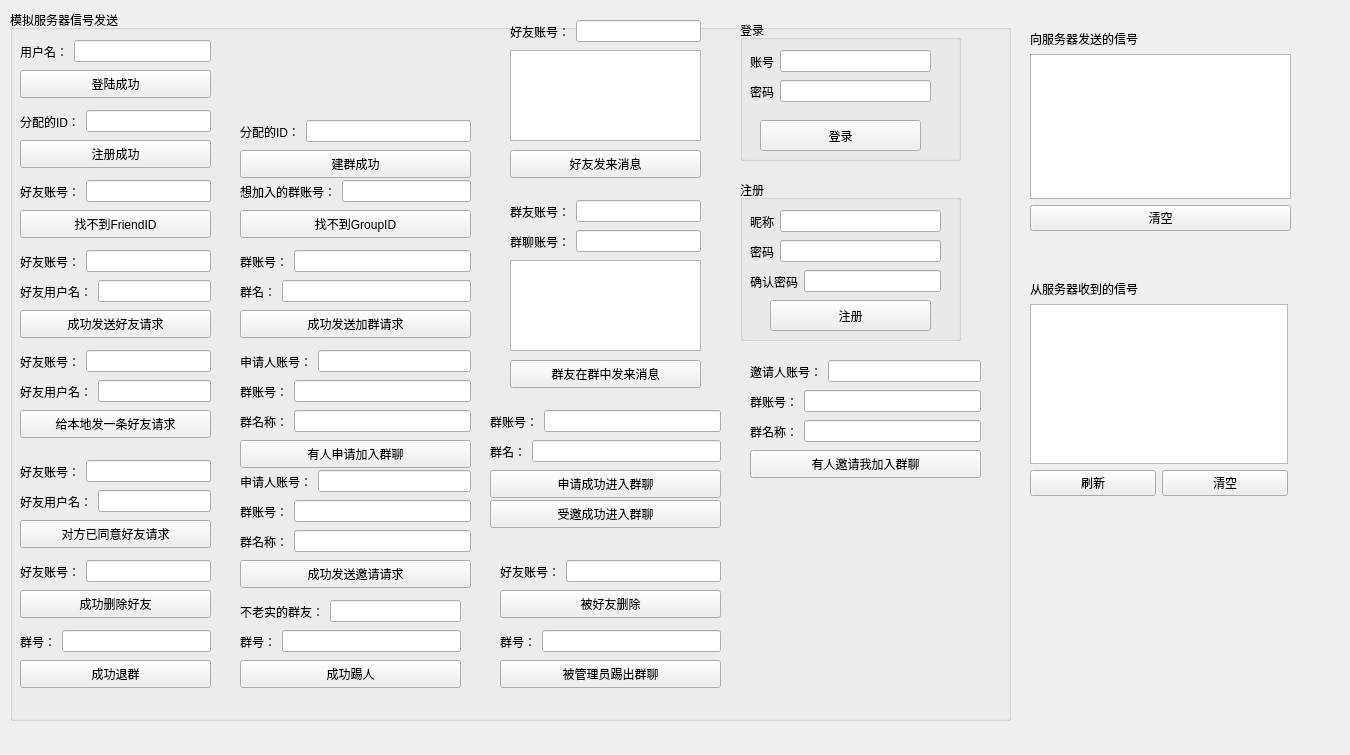
<?xml version="1.0" encoding="UTF-8"?>
<ui version="4.0">
 <class>TestBox</class>
 <widget class="QWidget" name="TestBox">
  <property name="geometry">
   <rect>
    <x>0</x>
    <y>0</y>
    <width>1350</width>
    <height>755</height>
   </rect>
  </property>
  <property name="windowTitle">
   <string>Form</string>
  </property>
  <widget class="QWidget" name="layoutWidget_7">
   <property name="geometry">
    <rect>
     <x>1030</x>
     <y>280</y>
     <width>258</width>
     <height>216</height>
    </rect>
   </property>
   <layout class="QVBoxLayout" name="verticalLayout_2">
    <item>
     <widget class="QLabel" name="label_9">
      <property name="text">
       <string>从服务器收到的信号</string>
      </property>
     </widget>
    </item>
    <item>
     <widget class="QTextEdit" name="signalReceiver"/>
    </item>
    <item>
     <layout class="QHBoxLayout" name="horizontalLayout_8">
      <item>
       <widget class="QPushButton" name="signalReceiverFlasher">
        <property name="text">
         <string>刷新</string>
        </property>
       </widget>
      </item>
      <item>
       <widget class="QPushButton" name="signalReceiverClear">
        <property name="text">
         <string>清空</string>
        </property>
       </widget>
      </item>
     </layout>
    </item>
   </layout>
  </widget>
  <widget class="QWidget" name="layoutWidget">
   <property name="geometry">
    <rect>
     <x>1030</x>
     <y>30</y>
     <width>261</width>
     <height>201</height>
    </rect>
   </property>
   <layout class="QVBoxLayout" name="verticalLayout">
    <item>
     <widget class="QLabel" name="label_8">
      <property name="text">
       <string>向服务器发送的信号</string>
      </property>
     </widget>
    </item>
    <item>
     <widget class="QTextEdit" name="signalSender"/>
    </item>
    <item>
     <widget class="QPushButton" name="signalSenderClear">
      <property name="text">
       <string>清空</string>
      </property>
     </widget>
    </item>
   </layout>
  </widget>
  <widget class="QGroupBox" name="groupBox_3">
   <property name="geometry">
    <rect>
     <x>10</x>
     <y>10</y>
     <width>1001</width>
     <height>711</height>
    </rect>
   </property>
   <property name="title">
    <string>模拟服务器信号发送</string>
   </property>
   <widget class="QPushButton" name="loginSuccessfully">
    <property name="geometry">
     <rect>
      <x>10</x>
      <y>60</y>
      <width>191</width>
      <height>28</height>
     </rect>
    </property>
    <property name="text">
     <string>登陆成功</string>
    </property>
   </widget>
   <widget class="QPushButton" name="noSuchFriendID">
    <property name="geometry">
     <rect>
      <x>10</x>
      <y>200</y>
      <width>191</width>
      <height>28</height>
     </rect>
    </property>
    <property name="text">
     <string>找不到FriendID</string>
    </property>
   </widget>
   <widget class="QPushButton" name="logonSuccessfully">
    <property name="geometry">
     <rect>
      <x>10</x>
      <y>130</y>
      <width>191</width>
      <height>28</height>
     </rect>
    </property>
    <property name="text">
     <string>注册成功</string>
    </property>
   </widget>
   <widget class="QPushButton" name="vertifyFriendSuccess">
    <property name="geometry">
     <rect>
      <x>10</x>
      <y>510</y>
      <width>191</width>
      <height>28</height>
     </rect>
    </property>
    <property name="text">
     <string>对方已同意好友请求</string>
    </property>
   </widget>
   <widget class="QPushButton" name="askFriend">
    <property name="geometry">
     <rect>
      <x>10</x>
      <y>400</y>
      <width>191</width>
      <height>28</height>
     </rect>
    </property>
    <property name="text">
     <string>给本地发一条好友请求</string>
    </property>
   </widget>
   <widget class="QPushButton" name="deleteFriendSuccessfully">
    <property name="geometry">
     <rect>
      <x>10</x>
      <y>580</y>
      <width>191</width>
      <height>28</height>
     </rect>
    </property>
    <property name="text">
     <string>成功删除好友</string>
    </property>
   </widget>
   <widget class="QPushButton" name="quitGroupSuccessfully">
    <property name="geometry">
     <rect>
      <x>10</x>
      <y>650</y>
      <width>191</width>
      <height>28</height>
     </rect>
    </property>
    <property name="text">
     <string>成功退群</string>
    </property>
   </widget>
   <widget class="QWidget" name="layoutWidget_2">
    <property name="geometry">
     <rect>
      <x>10</x>
      <y>550</y>
      <width>191</width>
      <height>23</height>
     </rect>
    </property>
    <layout class="QHBoxLayout" name="horizontalLayout_4">
     <item>
      <widget class="QLabel" name="label_4">
       <property name="text">
        <string>好友账号：</string>
       </property>
      </widget>
     </item>
     <item>
      <widget class="QLineEdit" name="deleteFriendID"/>
     </item>
    </layout>
   </widget>
   <widget class="QWidget" name="layoutWidget_3">
    <property name="geometry">
     <rect>
      <x>10</x>
      <y>340</y>
      <width>191</width>
      <height>23</height>
     </rect>
    </property>
    <layout class="QHBoxLayout" name="horizontalLayout_9">
     <item>
      <widget class="QLabel" name="label_10">
       <property name="text">
        <string>好友账号：</string>
       </property>
      </widget>
     </item>
     <item>
      <widget class="QLineEdit" name="askFriendID"/>
     </item>
    </layout>
   </widget>
   <widget class="QWidget" name="layoutWidget_8">
    <property name="geometry">
     <rect>
      <x>10</x>
      <y>370</y>
      <width>191</width>
      <height>23</height>
     </rect>
    </property>
    <layout class="QHBoxLayout" name="horizontalLayout_10">
     <item>
      <widget class="QLabel" name="label_11">
       <property name="text">
        <string>好友用户名：</string>
       </property>
      </widget>
     </item>
     <item>
      <widget class="QLineEdit" name="askFriendName"/>
     </item>
    </layout>
   </widget>
   <widget class="QWidget" name="layoutWidget_9">
    <property name="geometry">
     <rect>
      <x>10</x>
      <y>30</y>
      <width>191</width>
      <height>23</height>
     </rect>
    </property>
    <layout class="QHBoxLayout" name="horizontalLayout_11">
     <item>
      <widget class="QLabel" name="label_12">
       <property name="text">
        <string>用户名：</string>
       </property>
      </widget>
     </item>
     <item>
      <widget class="QLineEdit" name="loginUserName"/>
     </item>
    </layout>
   </widget>
   <widget class="QWidget" name="layoutWidget_10">
    <property name="geometry">
     <rect>
      <x>10</x>
      <y>100</y>
      <width>191</width>
      <height>23</height>
     </rect>
    </property>
    <layout class="QHBoxLayout" name="horizontalLayout_12">
     <item>
      <widget class="QLabel" name="label_13">
       <property name="text">
        <string>分配的ID：</string>
       </property>
      </widget>
     </item>
     <item>
      <widget class="QLineEdit" name="logonUserID">
       <property name="enabled">
        <bool>true</bool>
       </property>
      </widget>
     </item>
    </layout>
   </widget>
   <widget class="QPushButton" name="beFriendSuccessfully">
    <property name="geometry">
     <rect>
      <x>10</x>
      <y>300</y>
      <width>191</width>
      <height>28</height>
     </rect>
    </property>
    <property name="text">
     <string>成功发送好友请求</string>
    </property>
   </widget>
   <widget class="QWidget" name="layoutWidget_11">
    <property name="geometry">
     <rect>
      <x>10</x>
      <y>240</y>
      <width>191</width>
      <height>23</height>
     </rect>
    </property>
    <layout class="QHBoxLayout" name="horizontalLayout_13">
     <item>
      <widget class="QLabel" name="label_14">
       <property name="text">
        <string>好友账号：</string>
       </property>
      </widget>
     </item>
     <item>
      <widget class="QLineEdit" name="beFriendID"/>
     </item>
    </layout>
   </widget>
   <widget class="QWidget" name="layoutWidget_12">
    <property name="geometry">
     <rect>
      <x>10</x>
      <y>270</y>
      <width>191</width>
      <height>23</height>
     </rect>
    </property>
    <layout class="QHBoxLayout" name="horizontalLayout_14">
     <item>
      <widget class="QLabel" name="label_15">
       <property name="text">
        <string>好友用户名：</string>
       </property>
      </widget>
     </item>
     <item>
      <widget class="QLineEdit" name="beFriendName"/>
     </item>
    </layout>
   </widget>
   <widget class="QWidget" name="layoutWidget_13">
    <property name="geometry">
     <rect>
      <x>10</x>
      <y>480</y>
      <width>191</width>
      <height>23</height>
     </rect>
    </property>
    <layout class="QHBoxLayout" name="horizontalLayout_15">
     <item>
      <widget class="QLabel" name="label_16">
       <property name="text">
        <string>好友用户名：</string>
       </property>
      </widget>
     </item>
     <item>
      <widget class="QLineEdit" name="vertifyFriendName"/>
     </item>
    </layout>
   </widget>
   <widget class="QWidget" name="layoutWidget_14">
    <property name="geometry">
     <rect>
      <x>10</x>
      <y>450</y>
      <width>191</width>
      <height>23</height>
     </rect>
    </property>
    <layout class="QHBoxLayout" name="horizontalLayout_16">
     <item>
      <widget class="QLabel" name="label_17">
       <property name="text">
        <string>好友账号：</string>
       </property>
      </widget>
     </item>
     <item>
      <widget class="QLineEdit" name="vertifyFriendID"/>
     </item>
    </layout>
   </widget>
   <widget class="QWidget" name="layoutWidget_15">
    <property name="geometry">
     <rect>
      <x>10</x>
      <y>170</y>
      <width>191</width>
      <height>23</height>
     </rect>
    </property>
    <layout class="QHBoxLayout" name="horizontalLayout_17">
     <item>
      <widget class="QLabel" name="label_18">
       <property name="text">
        <string>好友账号：</string>
       </property>
      </widget>
     </item>
     <item>
      <widget class="QLineEdit" name="noFriendID"/>
     </item>
    </layout>
   </widget>
   <widget class="QPushButton" name="receiveFriendText">
    <property name="geometry">
     <rect>
      <x>500</x>
      <y>140</y>
      <width>191</width>
      <height>28</height>
     </rect>
    </property>
    <property name="text">
     <string>好友发来消息</string>
    </property>
   </widget>
   <widget class="QWidget" name="layoutWidget_16">
    <property name="geometry">
     <rect>
      <x>500</x>
      <y>10</y>
      <width>191</width>
      <height>23</height>
     </rect>
    </property>
    <layout class="QHBoxLayout" name="horizontalLayout_18">
     <item>
      <widget class="QLabel" name="label_19">
       <property name="text">
        <string>好友账号：</string>
       </property>
      </widget>
     </item>
     <item>
      <widget class="QLineEdit" name="receiveTextFriendID"/>
     </item>
    </layout>
   </widget>
   <widget class="QTextEdit" name="Text">
    <property name="geometry">
     <rect>
      <x>500</x>
      <y>40</y>
      <width>191</width>
      <height>91</height>
     </rect>
    </property>
   </widget>
   <widget class="QWidget" name="layoutWidget_17">
    <property name="geometry">
     <rect>
      <x>500</x>
      <y>190</y>
      <width>191</width>
      <height>23</height>
     </rect>
    </property>
    <layout class="QHBoxLayout" name="horizontalLayout_19">
     <item>
      <widget class="QLabel" name="label_20">
       <property name="text">
        <string>群友账号：</string>
       </property>
      </widget>
     </item>
     <item>
      <widget class="QLineEdit" name="receiveTextGroupMemberID"/>
     </item>
    </layout>
   </widget>
   <widget class="QTextEdit" name="GroupText">
    <property name="geometry">
     <rect>
      <x>500</x>
      <y>250</y>
      <width>191</width>
      <height>91</height>
     </rect>
    </property>
   </widget>
   <widget class="QWidget" name="layoutWidget_18">
    <property name="geometry">
     <rect>
      <x>500</x>
      <y>220</y>
      <width>191</width>
      <height>23</height>
     </rect>
    </property>
    <layout class="QHBoxLayout" name="horizontalLayout_20">
     <item>
      <widget class="QLabel" name="label_21">
       <property name="text">
        <string>群聊账号：</string>
       </property>
      </widget>
     </item>
     <item>
      <widget class="QLineEdit" name="receiveTextGroupID"/>
     </item>
    </layout>
   </widget>
   <widget class="QPushButton" name="receiveGroupText">
    <property name="geometry">
     <rect>
      <x>500</x>
      <y>350</y>
      <width>191</width>
      <height>28</height>
     </rect>
    </property>
    <property name="text">
     <string>群友在群中发来消息</string>
    </property>
   </widget>
   <widget class="QWidget" name="layoutWidget">
    <property name="geometry">
     <rect>
      <x>10</x>
      <y>620</y>
      <width>191</width>
      <height>23</height>
     </rect>
    </property>
    <layout class="QHBoxLayout" name="horizontalLayout_3">
     <item>
      <widget class="QLabel" name="label_3">
       <property name="text">
        <string>群号：</string>
       </property>
      </widget>
     </item>
     <item>
      <widget class="QLineEdit" name="quitGroupID"/>
     </item>
    </layout>
   </widget>
   <widget class="QWidget" name="layoutWidget_19">
    <property name="geometry">
     <rect>
      <x>230</x>
      <y>110</y>
      <width>231</width>
      <height>23</height>
     </rect>
    </property>
    <layout class="QHBoxLayout" name="horizontalLayout_21">
     <item>
      <widget class="QLabel" name="label_22">
       <property name="text">
        <string>分配的ID：</string>
       </property>
      </widget>
     </item>
     <item>
      <widget class="QLineEdit" name="createGroupID">
       <property name="enabled">
        <bool>true</bool>
       </property>
      </widget>
     </item>
    </layout>
   </widget>
   <widget class="QPushButton" name="createGroupSuccessfully">
    <property name="geometry">
     <rect>
      <x>230</x>
      <y>140</y>
      <width>231</width>
      <height>28</height>
     </rect>
    </property>
    <property name="text">
     <string>建群成功</string>
    </property>
   </widget>
   <widget class="QPushButton" name="noSuchGroupID">
    <property name="geometry">
     <rect>
      <x>230</x>
      <y>200</y>
      <width>231</width>
      <height>28</height>
     </rect>
    </property>
    <property name="text">
     <string>找不到GroupID</string>
    </property>
   </widget>
   <widget class="QWidget" name="layoutWidget_20">
    <property name="geometry">
     <rect>
      <x>230</x>
      <y>170</y>
      <width>231</width>
      <height>23</height>
     </rect>
    </property>
    <layout class="QHBoxLayout" name="horizontalLayout_22">
     <item>
      <widget class="QLabel" name="label_23">
       <property name="text">
        <string>想加入的群账号：</string>
       </property>
      </widget>
     </item>
     <item>
      <widget class="QLineEdit" name="noGroupID"/>
     </item>
    </layout>
   </widget>
   <widget class="QPushButton" name="joinGroupSuccessfully">
    <property name="geometry">
     <rect>
      <x>230</x>
      <y>300</y>
      <width>231</width>
      <height>28</height>
     </rect>
    </property>
    <property name="text">
     <string>成功发送加群请求</string>
    </property>
   </widget>
   <widget class="QWidget" name="layoutWidget_21">
    <property name="geometry">
     <rect>
      <x>230</x>
      <y>240</y>
      <width>231</width>
      <height>23</height>
     </rect>
    </property>
    <layout class="QHBoxLayout" name="horizontalLayout_23">
     <item>
      <widget class="QLabel" name="label_24">
       <property name="text">
        <string>群账号：</string>
       </property>
      </widget>
     </item>
     <item>
      <widget class="QLineEdit" name="joinGroupID"/>
     </item>
    </layout>
   </widget>
   <widget class="QWidget" name="layoutWidget_22">
    <property name="geometry">
     <rect>
      <x>230</x>
      <y>270</y>
      <width>231</width>
      <height>23</height>
     </rect>
    </property>
    <layout class="QHBoxLayout" name="horizontalLayout_24">
     <item>
      <widget class="QLabel" name="label_25">
       <property name="text">
        <string>群名：</string>
       </property>
      </widget>
     </item>
     <item>
      <widget class="QLineEdit" name="joinGroupName"/>
     </item>
    </layout>
   </widget>
   <widget class="QWidget" name="layoutWidget_23">
    <property name="geometry">
     <rect>
      <x>230</x>
      <y>370</y>
      <width>231</width>
      <height>23</height>
     </rect>
    </property>
    <layout class="QHBoxLayout" name="horizontalLayout_25">
     <item>
      <widget class="QLabel" name="label_26">
       <property name="text">
        <string>群账号：</string>
       </property>
      </widget>
     </item>
     <item>
      <widget class="QLineEdit" name="askJoinGroupID"/>
     </item>
    </layout>
   </widget>
   <widget class="QPushButton" name="askJoinGroup">
    <property name="geometry">
     <rect>
      <x>230</x>
      <y>430</y>
      <width>231</width>
      <height>28</height>
     </rect>
    </property>
    <property name="text">
     <string>有人申请加入群聊</string>
    </property>
   </widget>
   <widget class="QWidget" name="layoutWidget_24">
    <property name="geometry">
     <rect>
      <x>230</x>
      <y>340</y>
      <width>231</width>
      <height>23</height>
     </rect>
    </property>
    <layout class="QHBoxLayout" name="horizontalLayout_26">
     <item>
      <widget class="QLabel" name="label_27">
       <property name="text">
        <string>申请人账号：</string>
       </property>
      </widget>
     </item>
     <item>
      <widget class="QLineEdit" name="askJoinGroupFriendID"/>
     </item>
    </layout>
   </widget>
   <widget class="QWidget" name="layoutWidget_25">
    <property name="geometry">
     <rect>
      <x>230</x>
      <y>400</y>
      <width>231</width>
      <height>23</height>
     </rect>
    </property>
    <layout class="QHBoxLayout" name="horizontalLayout_27">
     <item>
      <widget class="QLabel" name="label_28">
       <property name="text">
        <string>群名称：</string>
       </property>
      </widget>
     </item>
     <item>
      <widget class="QLineEdit" name="askJoinGroupName"/>
     </item>
    </layout>
   </widget>
   <widget class="QPushButton" name="loseFriend">
    <property name="geometry">
     <rect>
      <x>490</x>
      <y>580</y>
      <width>221</width>
      <height>28</height>
     </rect>
    </property>
    <property name="text">
     <string>被好友删除</string>
    </property>
   </widget>
   <widget class="QWidget" name="layoutWidget_26">
    <property name="geometry">
     <rect>
      <x>490</x>
      <y>550</y>
      <width>221</width>
      <height>23</height>
     </rect>
    </property>
    <layout class="QHBoxLayout" name="horizontalLayout_28">
     <item>
      <widget class="QLabel" name="label_29">
       <property name="text">
        <string>好友账号：</string>
       </property>
      </widget>
     </item>
     <item>
      <widget class="QLineEdit" name="loseFriendID"/>
     </item>
    </layout>
   </widget>
   <widget class="QWidget" name="layoutWidget_27">
    <property name="geometry">
     <rect>
      <x>490</x>
      <y>620</y>
      <width>221</width>
      <height>23</height>
     </rect>
    </property>
    <layout class="QHBoxLayout" name="horizontalLayout_29">
     <item>
      <widget class="QLabel" name="label_30">
       <property name="text">
        <string>群号：</string>
       </property>
      </widget>
     </item>
     <item>
      <widget class="QLineEdit" name="kickedFromGroupID"/>
     </item>
    </layout>
   </widget>
   <widget class="QPushButton" name="kickedFromGroup">
    <property name="geometry">
     <rect>
      <x>490</x>
      <y>650</y>
      <width>221</width>
      <height>28</height>
     </rect>
    </property>
    <property name="text">
     <string>被管理员踢出群聊</string>
    </property>
   </widget>
   <widget class="QWidget" name="layoutWidget_28">
    <property name="geometry">
     <rect>
      <x>230</x>
      <y>620</y>
      <width>221</width>
      <height>23</height>
     </rect>
    </property>
    <layout class="QHBoxLayout" name="horizontalLayout_30">
     <item>
      <widget class="QLabel" name="label_31">
       <property name="text">
        <string>群号：</string>
       </property>
      </widget>
     </item>
     <item>
      <widget class="QLineEdit" name="kickoutGroupID"/>
     </item>
    </layout>
   </widget>
   <widget class="QPushButton" name="kickoutGroupSuccessfully">
    <property name="geometry">
     <rect>
      <x>230</x>
      <y>650</y>
      <width>221</width>
      <height>28</height>
     </rect>
    </property>
    <property name="text">
     <string>成功踢人</string>
    </property>
   </widget>
   <widget class="QWidget" name="layoutWidget_29">
    <property name="geometry">
     <rect>
      <x>230</x>
      <y>590</y>
      <width>221</width>
      <height>23</height>
     </rect>
    </property>
    <layout class="QHBoxLayout" name="horizontalLayout_31">
     <item>
      <widget class="QLabel" name="label_32">
       <property name="text">
        <string>不老实的群友：</string>
       </property>
      </widget>
     </item>
     <item>
      <widget class="QLineEdit" name="kickoutGroupMemberID"/>
     </item>
    </layout>
   </widget>
   <widget class="QWidget" name="layoutWidget_30">
    <property name="geometry">
     <rect>
      <x>230</x>
      <y>520</y>
      <width>231</width>
      <height>23</height>
     </rect>
    </property>
    <layout class="QHBoxLayout" name="horizontalLayout_32">
     <item>
      <widget class="QLabel" name="label_33">
       <property name="text">
        <string>群名称：</string>
       </property>
      </widget>
     </item>
     <item>
      <widget class="QLineEdit" name="inviteGroupName"/>
     </item>
    </layout>
   </widget>
   <widget class="QWidget" name="layoutWidget_31">
    <property name="geometry">
     <rect>
      <x>230</x>
      <y>460</y>
      <width>231</width>
      <height>23</height>
     </rect>
    </property>
    <layout class="QHBoxLayout" name="horizontalLayout_33">
     <item>
      <widget class="QLabel" name="label_34">
       <property name="text">
        <string>申请人账号：</string>
       </property>
      </widget>
     </item>
     <item>
      <widget class="QLineEdit" name="inviteGroupFriendID"/>
     </item>
    </layout>
   </widget>
   <widget class="QPushButton" name="inviteGroupSuccessfully">
    <property name="geometry">
     <rect>
      <x>230</x>
      <y>550</y>
      <width>231</width>
      <height>28</height>
     </rect>
    </property>
    <property name="text">
     <string>成功发送邀请请求</string>
    </property>
   </widget>
   <widget class="QWidget" name="layoutWidget_32">
    <property name="geometry">
     <rect>
      <x>230</x>
      <y>490</y>
      <width>231</width>
      <height>23</height>
     </rect>
    </property>
    <layout class="QHBoxLayout" name="horizontalLayout_34">
     <item>
      <widget class="QLabel" name="label_35">
       <property name="text">
        <string>群账号：</string>
       </property>
      </widget>
     </item>
     <item>
      <widget class="QLineEdit" name="inviteGroupID"/>
     </item>
    </layout>
   </widget>
   <widget class="QPushButton" name="vertifyGroupSuccessfully">
    <property name="geometry">
     <rect>
      <x>480</x>
      <y>460</y>
      <width>231</width>
      <height>28</height>
     </rect>
    </property>
    <property name="text">
     <string>申请成功进入群聊</string>
    </property>
   </widget>
   <widget class="QWidget" name="layoutWidget_33">
    <property name="geometry">
     <rect>
      <x>480</x>
      <y>430</y>
      <width>231</width>
      <height>23</height>
     </rect>
    </property>
    <layout class="QHBoxLayout" name="horizontalLayout_35">
     <item>
      <widget class="QLabel" name="label_36">
       <property name="text">
        <string>群名：</string>
       </property>
      </widget>
     </item>
     <item>
      <widget class="QLineEdit" name="vertifyGroupName"/>
     </item>
    </layout>
   </widget>
   <widget class="QWidget" name="layoutWidget_34">
    <property name="geometry">
     <rect>
      <x>480</x>
      <y>400</y>
      <width>231</width>
      <height>23</height>
     </rect>
    </property>
    <layout class="QHBoxLayout" name="horizontalLayout_36">
     <item>
      <widget class="QLabel" name="label_37">
       <property name="text">
        <string>群账号：</string>
       </property>
      </widget>
     </item>
     <item>
      <widget class="QLineEdit" name="vertifyGroupID"/>
     </item>
    </layout>
   </widget>
   <widget class="QPushButton" name="acceptInvitetoGroup">
    <property name="geometry">
     <rect>
      <x>480</x>
      <y>490</y>
      <width>231</width>
      <height>28</height>
     </rect>
    </property>
    <property name="text">
     <string>受邀成功进入群聊</string>
    </property>
   </widget>
   <widget class="QGroupBox" name="groupBox">
    <property name="geometry">
     <rect>
      <x>730</x>
      <y>10</y>
      <width>221</width>
      <height>141</height>
     </rect>
    </property>
    <property name="title">
     <string>登录</string>
    </property>
    <widget class="QPushButton" name="login">
     <property name="geometry">
      <rect>
       <x>20</x>
       <y>100</y>
       <width>161</width>
       <height>31</height>
      </rect>
     </property>
     <property name="text">
      <string>登录</string>
     </property>
    </widget>
    <widget class="QWidget" name="layoutWidget">
     <property name="geometry">
      <rect>
       <x>10</x>
       <y>60</y>
       <width>181</width>
       <height>23</height>
      </rect>
     </property>
     <layout class="QHBoxLayout" name="horizontalLayout_2">
      <item>
       <widget class="QLabel" name="label_2">
        <property name="text">
         <string>密码</string>
        </property>
       </widget>
      </item>
      <item>
       <widget class="QLineEdit" name="login_password"/>
      </item>
     </layout>
    </widget>
    <widget class="QWidget" name="layoutWidget">
     <property name="geometry">
      <rect>
       <x>10</x>
       <y>30</y>
       <width>181</width>
       <height>23</height>
      </rect>
     </property>
     <layout class="QHBoxLayout" name="horizontalLayout">
      <item>
       <widget class="QLabel" name="label">
        <property name="text">
         <string>账号</string>
        </property>
       </widget>
      </item>
      <item>
       <widget class="QLineEdit" name="login_account"/>
      </item>
     </layout>
    </widget>
   </widget>
   <widget class="QGroupBox" name="groupBox_2">
    <property name="geometry">
     <rect>
      <x>730</x>
      <y>170</y>
      <width>221</width>
      <height>161</height>
     </rect>
    </property>
    <property name="title">
     <string>注册</string>
    </property>
    <widget class="QPushButton" name="logon">
     <property name="geometry">
      <rect>
       <x>30</x>
       <y>120</y>
       <width>161</width>
       <height>31</height>
      </rect>
     </property>
     <property name="text">
      <string>注册</string>
     </property>
    </widget>
    <widget class="QWidget" name="layoutWidget_4">
     <property name="geometry">
      <rect>
       <x>10</x>
       <y>60</y>
       <width>191</width>
       <height>23</height>
      </rect>
     </property>
     <layout class="QHBoxLayout" name="horizontalLayout_5">
      <item>
       <widget class="QLabel" name="label_5">
        <property name="text">
         <string>密码</string>
        </property>
       </widget>
      </item>
      <item>
       <widget class="QLineEdit" name="logon_password1"/>
      </item>
     </layout>
    </widget>
    <widget class="QWidget" name="layoutWidget_5">
     <property name="geometry">
      <rect>
       <x>10</x>
       <y>30</y>
       <width>191</width>
       <height>23</height>
      </rect>
     </property>
     <layout class="QHBoxLayout" name="horizontalLayout_6">
      <item>
       <widget class="QLabel" name="label_6">
        <property name="text">
         <string>昵称</string>
        </property>
       </widget>
      </item>
      <item>
       <widget class="QLineEdit" name="logon_uname"/>
      </item>
     </layout>
    </widget>
    <widget class="QWidget" name="layoutWidget_6">
     <property name="geometry">
      <rect>
       <x>10</x>
       <y>90</y>
       <width>191</width>
       <height>23</height>
      </rect>
     </property>
     <layout class="QHBoxLayout" name="horizontalLayout_7">
      <item>
       <widget class="QLabel" name="label_7">
        <property name="text">
         <string>确认密码</string>
        </property>
       </widget>
      </item>
      <item>
       <widget class="QLineEdit" name="logon_password2"/>
      </item>
     </layout>
    </widget>
   </widget>
   <widget class="QWidget" name="layoutWidget_35">
    <property name="geometry">
     <rect>
      <x>740</x>
      <y>410</y>
      <width>231</width>
      <height>23</height>
     </rect>
    </property>
    <layout class="QHBoxLayout" name="horizontalLayout_37">
     <item>
      <widget class="QLabel" name="label_38">
       <property name="text">
        <string>群名称：</string>
       </property>
      </widget>
     </item>
     <item>
      <widget class="QLineEdit" name="askInviteGroupName"/>
     </item>
    </layout>
   </widget>
   <widget class="QWidget" name="layoutWidget_36">
    <property name="geometry">
     <rect>
      <x>740</x>
      <y>350</y>
      <width>231</width>
      <height>23</height>
     </rect>
    </property>
    <layout class="QHBoxLayout" name="horizontalLayout_38">
     <item>
      <widget class="QLabel" name="label_39">
       <property name="text">
        <string>邀请人账号：</string>
       </property>
      </widget>
     </item>
     <item>
      <widget class="QLineEdit" name="askInviteGroupFriendID"/>
     </item>
    </layout>
   </widget>
   <widget class="QPushButton" name="askInviteGroup">
    <property name="geometry">
     <rect>
      <x>740</x>
      <y>440</y>
      <width>231</width>
      <height>28</height>
     </rect>
    </property>
    <property name="text">
     <string>有人邀请我加入群聊</string>
    </property>
   </widget>
   <widget class="QWidget" name="layoutWidget_37">
    <property name="geometry">
     <rect>
      <x>740</x>
      <y>380</y>
      <width>231</width>
      <height>23</height>
     </rect>
    </property>
    <layout class="QHBoxLayout" name="horizontalLayout_39">
     <item>
      <widget class="QLabel" name="label_40">
       <property name="text">
        <string>群账号：</string>
       </property>
      </widget>
     </item>
     <item>
      <widget class="QLineEdit" name="askInviteGroupID"/>
     </item>
    </layout>
   </widget>
  </widget>
 </widget>
 <resources/>
 <connections/>
</ui>
